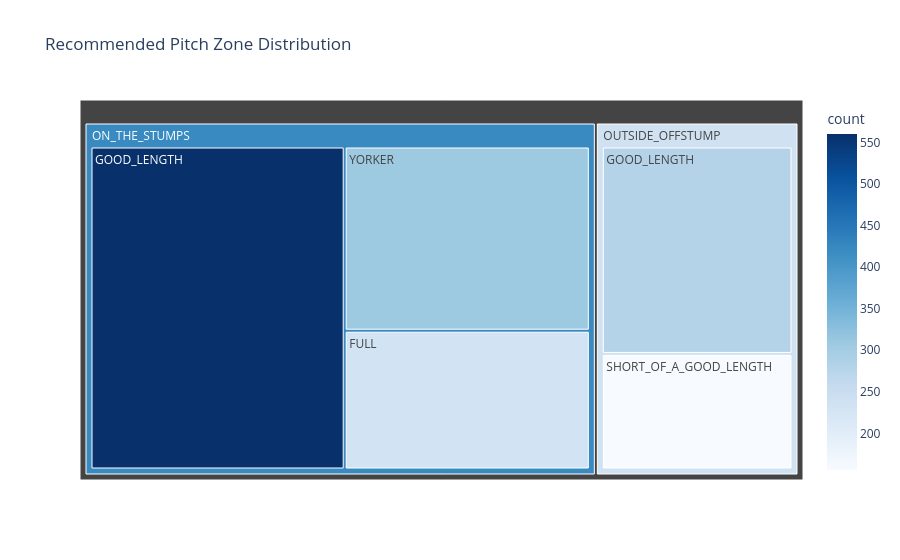

This figure's notebook cell:
### Code cell
# Recommended zone treemap
all_recs = []
for _, row in profiles[profiles['balls_faced']>=50].iterrows():
    for ph in ['Powerplay','Middle','Death']:
        for bstyle in ['right-arm fast','slow left-arm orthodox','right-arm medium-fast']:
            rec = recommend_bowling_strategy(row['Full Name'], ph, bstyle)
            if 'error' not in rec:
                all_recs.append({'Line':rec['recommended_line'],'Length':rec['recommended_length'],'Phase':ph})
rec_df = pd.DataFrame(all_recs)
pivot_rec = rec_df.groupby(['Line','Length']).size().reset_index(name='count')
fig = px.treemap(pivot_rec, path=['Line','Length'], values='count',
                 title='Recommended Pitch Zone Distribution',
                 color='count', color_continuous_scale='Blues')
fig.show()

### Figure 1 — Plotly figure (JSON) as saved in the notebook; plotly's stock layout.template omitted (floating-point values rounded to 4 significant figures)
{"data": [{"branchvalues": "total", "customdata": [[232.0], [560.0], [308.0], [280.0], [156.0], [420.3], [235.6]], "domain": {"x": [0, 1], "y": [0, 1]}, "hovertemplate": "labels=%{label}<br>count_sum=%{value}<br>parent=%{parent}<br>id=%{id}<br>count=%{color}<extra></extra>", "ids": ["ON_THE_STUMPS/FULL", "ON_THE_STUMPS/GOOD_LENGTH", "ON_THE_STUMPS/YORKER", "OUTSIDE_OFFSTUMP/GOOD_LENGTH", "OUTSIDE_OFFSTUMP/SHORT_OF_A_GOOD_LENGTH", "ON_THE_STUMPS", "OUTSIDE_OFFSTUMP"], "labels": ["FULL", "GOOD_LENGTH", "YORKER", "GOOD_LENGTH", "SHORT_OF_A_GOOD_LENGTH", "ON_THE_STUMPS", "OUTSIDE_OFFSTUMP"], "marker": {"coloraxis": "coloraxis", "colors": [232.0, 560.0, 308.0, 280.0, 156.0, 420.3, 235.6]}, "name": "", "parents": ["ON_THE_STUMPS", "ON_THE_STUMPS", "ON_THE_STUMPS", "OUTSIDE_OFFSTUMP", "OUTSIDE_OFFSTUMP", "", ""], "type": "treemap", "values": [232.0, 560.0, 308.0, 280.0, 156.0, 1100.0, 436.0]}], "layout": {"coloraxis": {"colorbar": {"title": {"text": "count"}}, "colorscale": [[0, "rgb(247,251,255)"], [0.125, "rgb(222,235,247)"], [0.25, "rgb(198,219,239)"], [0.375, "rgb(158,202,225)"], [0.5, "rgb(107,174,214)"], [0.625, "rgb(66,146,198)"], [0.75, "rgb(33,113,181)"], [0.875, "rgb(8,81,156)"], [1, "rgb(8,48,107)"]]}, "legend": {"tracegroupgap": 0}, "title": {"text": "Recommended Pitch Zone Distribution"}}}
